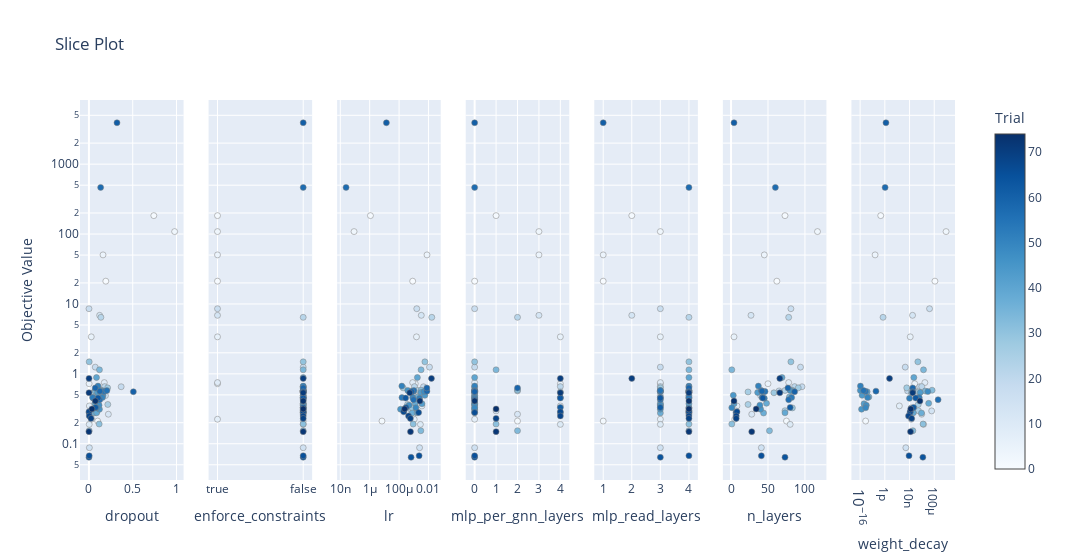

The code cell stored with this chart in its notebook:
### Code cell
fig = optuna.visualization.plot_slice(inliers)
fig.update_yaxes(type="log")
